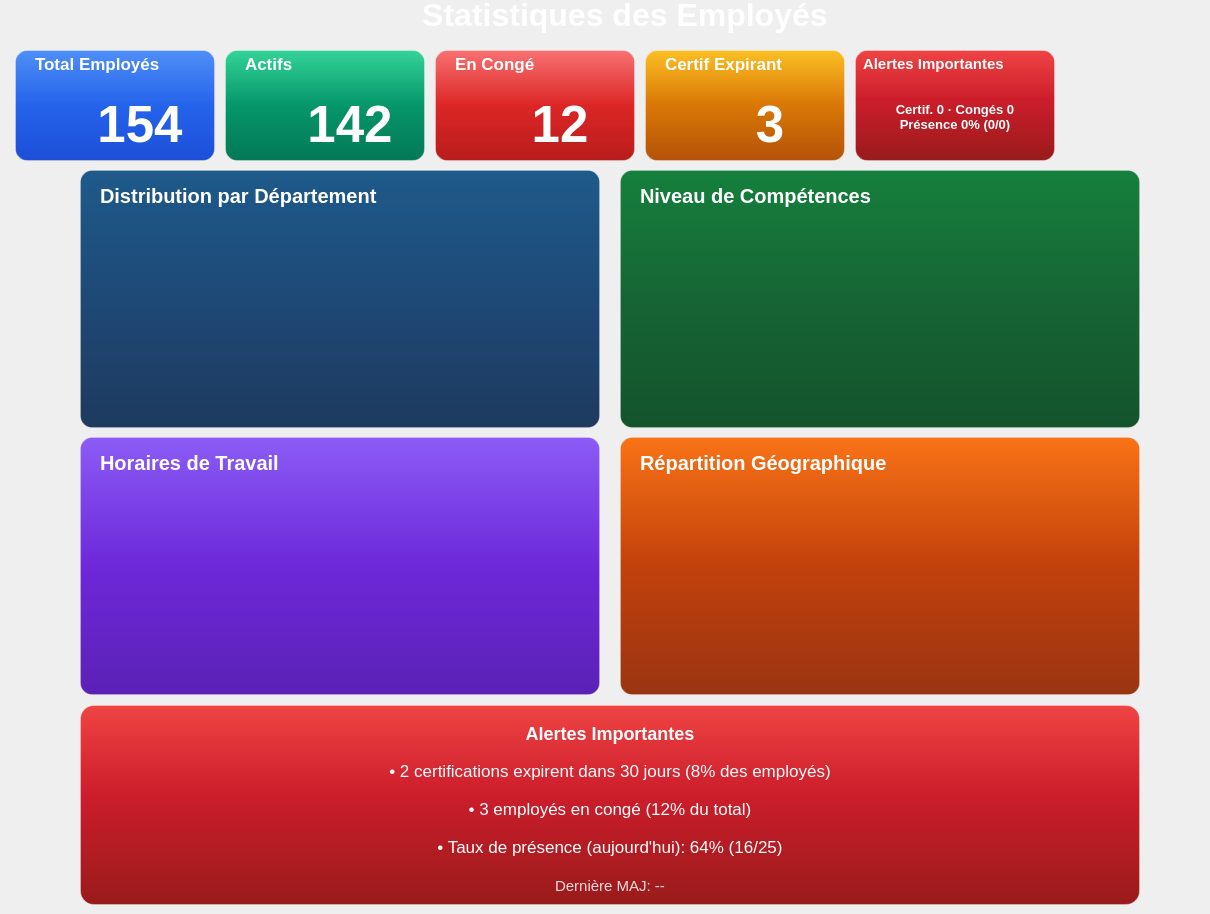
              <widget class="QWidget" name="subPageEmpl4">
               <widget class="QLabel" name="lblMetierTitle">
                <property name="geometry">
                 <rect>
                  <x>40</x>
                  <y>-10</y>
                  <width>1161</width>
                  <height>50</height>
                 </rect>
                </property>
                <property name="font">
                 <font>
                  <family>Segoe UI</family>
                  <pointsize>24</pointsize>
                  <bold>true</bold>
                 </font>
                </property>
                <property name="styleSheet">
                 <string notr="true">color: #1a3a52; background-color: transparent;
background-image: url(:/new/prefix1/18.jpg);
color: rgb(255, 255, 255);</string>
                </property>
                <property name="text">
                 <string> Statistiques des Employés</string>
                </property>
                <property name="alignment">
                 <set>Qt::AlignmentFlag::AlignCenter</set>
                </property>
               </widget>
               <widget class="QFrame" name="frameCard1">
                <property name="geometry">
                 <rect>
                  <x>15</x>
                  <y>50</y>
                  <width>200</width>
                  <height>111</height>
                 </rect>
                </property>
                <property name="styleSheet">
                 <string notr="true">QFrame#frameCard1 {
    background: qlineargradient(x1:0, y1:0, x2:0, y2:1, stop:0 #4f8ff7, stop:0.5 #2563eb, stop:1 #1d4ed8);
    border-radius: 12px;
    border: 1px solid rgba(255,255,255,0.3);
    padding: 2px;
}
QFrame#frameCard1 QLabel { color: white; border: none; background: transparent; }
QFrame#frameCard1:hover { border: 1px solid rgba(255,255,255,0.5); }</string>
                </property>
                <property name="frameShape">
                 <enum>QFrame::Shape::StyledPanel</enum>
                </property>
                <widget class="QLabel" name="lblTotalEmployees">
                 <property name="geometry">
                  <rect>
                   <x>20</x>
                   <y>0</y>
                   <width>210</width>
                   <height>28</height>
                  </rect>
                 </property>
                 <property name="font">
                  <font>
                   <family>Segoe UI</family>
                   <pointsize>13</pointsize>
                   <bold>true</bold>
                  </font>
                 </property>
                 <property name="text">
                  <string>Total Employés</string>
                 </property>
                </widget>
                <widget class="QLabel" name="lblTotalEmployeesValue">
                 <property name="geometry">
                  <rect>
                   <x>20</x>
                   <y>40</y>
                   <width>210</width>
                   <height>68</height>
                  </rect>
                 </property>
                 <property name="font">
                  <font>
                   <family>Segoe UI</family>
                   <pointsize>38</pointsize>
                   <bold>true</bold>
                  </font>
                 </property>
                 <property name="text">
                  <string>154</string>
                 </property>
                 <property name="alignment">
                  <set>Qt::AlignmentFlag::AlignCenter</set>
                 </property>
                </widget>
               </widget>
               <widget class="QFrame" name="frameCard2">
                <property name="geometry">
                 <rect>
                  <x>225</x>
                  <y>50</y>
                  <width>200</width>
                  <height>111</height>
                 </rect>
                </property>
                <property name="styleSheet">
                 <string notr="true">QFrame#frameCard2 {
    background: qlineargradient(x1:0, y1:0, x2:0, y2:1, stop:0 #34d399, stop:0.5 #059669, stop:1 #047857);
    border-radius: 12px;
    border: 1px solid rgba(255,255,255,0.3);
    padding: 2px;
}
QFrame#frameCard2 QLabel { color: white; border: none; background: transparent; }
QFrame#frameCard2:hover { border: 1px solid rgba(255,255,255,0.5); }</string>
                </property>
                <property name="frameShape">
                 <enum>QFrame::Shape::StyledPanel</enum>
                </property>
                <widget class="QLabel" name="lblActiveEmployees">
                 <property name="geometry">
                  <rect>
                   <x>20</x>
                   <y>0</y>
                   <width>210</width>
                   <height>28</height>
                  </rect>
                 </property>
                 <property name="font">
                  <font>
                   <family>Segoe UI</family>
                   <pointsize>13</pointsize>
                   <bold>true</bold>
                  </font>
                 </property>
                 <property name="text">
                  <string>Actifs</string>
                 </property>
                </widget>
                <widget class="QLabel" name="lblActiveEmployeesValue">
                 <property name="geometry">
                  <rect>
                   <x>20</x>
                   <y>40</y>
                   <width>210</width>
                   <height>68</height>
                  </rect>
                 </property>
                 <property name="font">
                  <font>
                   <family>Segoe UI</family>
                   <pointsize>38</pointsize>
                   <bold>true</bold>
                  </font>
                 </property>
                 <property name="text">
                  <string>142</string>
                 </property>
                 <property name="alignment">
                  <set>Qt::AlignmentFlag::AlignCenter</set>
                 </property>
                </widget>
               </widget>
               <widget class="QFrame" name="frameCard3">
                <property name="geometry">
                 <rect>
                  <x>435</x>
                  <y>50</y>
                  <width>200</width>
                  <height>111</height>
                 </rect>
                </property>
                <property name="styleSheet">
                 <string notr="true">QFrame#frameCard3 {
    background: qlineargradient(x1:0, y1:0, x2:0, y2:1, stop:0 #f87171, stop:0.5 #dc2626, stop:1 #b91c1c);
    border-radius: 12px;
    border: 1px solid rgba(255,255,255,0.3);
    padding: 2px;
}
QFrame#frameCard3 QLabel { color: white; border: none; background: transparent; }
QFrame#frameCard3:hover { border: 1px solid rgba(255,255,255,0.5); }</string>
                </property>
                <property name="frameShape">
                 <enum>QFrame::Shape::StyledPanel</enum>
                </property>
                <widget class="QLabel" name="lblOnLeave">
                 <property name="geometry">
                  <rect>
                   <x>20</x>
                   <y>0</y>
                   <width>210</width>
                   <height>28</height>
                  </rect>
                 </property>
                 <property name="font">
                  <font>
                   <family>Segoe UI</family>
                   <pointsize>13</pointsize>
                   <bold>true</bold>
                  </font>
                 </property>
                 <property name="text">
                  <string>En Congé</string>
                 </property>
                </widget>
                <widget class="QLabel" name="lblOnLeaveValue">
                 <property name="geometry">
                  <rect>
                   <x>20</x>
                   <y>40</y>
                   <width>210</width>
                   <height>68</height>
                  </rect>
                 </property>
                 <property name="font">
                  <font>
                   <family>Segoe UI</family>
                   <pointsize>38</pointsize>
                   <bold>true</bold>
                  </font>
                 </property>
                 <property name="text">
                  <string>12</string>
                 </property>
                 <property name="alignment">
                  <set>Qt::AlignmentFlag::AlignCenter</set>
                 </property>
                </widget>
               </widget>
               <widget class="QFrame" name="frameCard4">
                <property name="geometry">
                 <rect>
                  <x>645</x>
                  <y>50</y>
                  <width>200</width>
                  <height>111</height>
                 </rect>
                </property>
                <property name="styleSheet">
                 <string notr="true">QFrame#frameCard4 {
    background: qlineargradient(x1:0, y1:0, x2:0, y2:1, stop:0 #fbbf24, stop:0.5 #d97706, stop:1 #b45309);
    border-radius: 12px;
    border: 1px solid rgba(255,255,255,0.3);
    padding: 2px;
}
QFrame#frameCard4 QLabel { color: white; border: none; background: transparent; }
QFrame#frameCard4:hover { border: 1px solid rgba(255,255,255,0.5); }</string>
                </property>
                <property name="frameShape">
                 <enum>QFrame::Shape::StyledPanel</enum>
                </property>
                <widget class="QLabel" name="lblCertExpiring">
                 <property name="geometry">
                  <rect>
                   <x>20</x>
                   <y>0</y>
                   <width>210</width>
                   <height>28</height>
                  </rect>
                 </property>
                 <property name="font">
                  <font>
                   <family>Segoe UI</family>
                   <pointsize>13</pointsize>
                   <bold>true</bold>
                  </font>
                 </property>
                 <property name="text">
                  <string>Certif Expirant</string>
                 </property>
                </widget>
                <widget class="QLabel" name="lblCertExpiringValue">
                 <property name="geometry">
                  <rect>
                   <x>20</x>
                   <y>40</y>
                   <width>210</width>
                   <height>68</height>
                  </rect>
                 </property>
                 <property name="font">
                  <font>
                   <family>Segoe UI</family>
                   <pointsize>38</pointsize>
                   <bold>true</bold>
                  </font>
                 </property>
                 <property name="text">
                  <string>3</string>
                 </property>
                 <property name="alignment">
                  <set>Qt::AlignmentFlag::AlignCenter</set>
                 </property>
                </widget>
               </widget>
               <widget class="QFrame" name="frameCard5">
                <property name="geometry">
                 <rect>
                  <x>855</x>
                  <y>50</y>
                  <width>200</width>
                  <height>111</height>
                 </rect>
                </property>
                <property name="styleSheet">
                 <string notr="true">QFrame#frameCard5 {
    background: qlineargradient(x1:0, y1:0, x2:0, y2:1, stop:0 #ef4444, stop:0.45 #cc1d2b, stop:1 #991b1b);
    border-radius: 12px;
    border: 1px solid rgba(255,255,255,0.3);
    padding: 2px;
}
QFrame#frameCard5 QLabel { color: white; border: none; background: transparent; }
QFrame#frameCard5:hover { border: 1px solid rgba(255,255,255,0.5); }</string>
                </property>
                <property name="frameShape">
                 <enum>QFrame::Shape::StyledPanel</enum>
                </property>
                <widget class="QLabel" name="lblAlertsKpiTitle">
                 <property name="geometry">
                  <rect>
                   <x>8</x>
                   <y>0</y>
                   <width>184</width>
                   <height>28</height>
                  </rect>
                 </property>
                 <property name="font">
                  <font>
                   <family>Segoe UI</family>
                   <pointsize>11</pointsize>
                   <bold>true</bold>
                  </font>
                 </property>
                 <property name="text">
                  <string>Alertes Importantes</string>
                 </property>
                </widget>
                <widget class="QLabel" name="lblAlertsKpiValue">
                 <property name="geometry">
                  <rect>
                   <x>4</x>
                   <y>28</y>
                   <width>192</width>
                   <height>78</height>
                  </rect>
                 </property>
                 <property name="font">
                  <font>
                   <family>Segoe UI</family>
                   <pointsize>10</pointsize>
                   <bold>true</bold>
                  </font>
                 </property>
                 <property name="text">
                  <string>Certif. 0 · Congés 0
Présence 0% (0/0)</string>
                 </property>
                 <property name="alignment">
                  <set>Qt::AlignmentFlag::AlignCenter</set>
                 </property>
                 <property name="wordWrap">
                  <bool>true</bool>
                 </property>
                </widget>
               </widget>
               <widget class="QFrame" name="frameDepartments">
                <property name="geometry">
                 <rect>
                  <x>80</x>
                  <y>170</y>
                  <width>520</width>
                  <height>258</height>
                 </rect>
                </property>
                <property name="styleSheet">
                 <string notr="true">QFrame#frameDepartments {
    background: qlineargradient(x1:0, y1:0, x2:0, y2:1, stop:0 #1e5a8a, stop:0.5 #1e4976, stop:1 #1e3a5f);
    border-radius: 12px;
    border: 1px solid rgba(255,255,255,0.18);
}
QFrame#frameDepartments QLabel { color: white; border: none; background: transparent; }
QProgressBar { background-color: #2c5282; border: none; border-radius: 5px; text-align: center; color: white; }
QProgressBar::chunk { background-color: #3182ce; border-radius: 5px; }
QFrame#frameDepartments:hover { border: 1px solid rgba(255,255,255,0.25); }</string>
                </property>
                <property name="frameShape">
                 <enum>QFrame::Shape::StyledPanel</enum>
                </property>
                <widget class="QLabel" name="lblDeptTitle">
                 <property name="geometry">
                  <rect>
                   <x>20</x>
                   <y>12</y>
                   <width>480</width>
                   <height>28</height>
                  </rect>
                 </property>
                 <property name="font">
                  <font>
                   <family>Segoe UI</family>
                   <pointsize>15</pointsize>
                   <bold>true</bold>
                  </font>
                 </property>
                 <property name="text">
                  <string>Distribution par Département</string>
                 </property>
                </widget>
               </widget>
               <widget class="QFrame" name="frameSkills">
                <property name="geometry">
                 <rect>
                  <x>620</x>
                  <y>170</y>
                  <width>520</width>
                  <height>258</height>
                 </rect>
                </property>
                <property name="styleSheet">
                 <string notr="true">QFrame#frameSkills {
    background: qlineargradient(x1:0, y1:0, x2:0, y2:1, stop:0 #15803d, stop:0.5 #166534, stop:1 #14532d);
    border-radius: 12px;
    border: 1px solid rgba(255,255,255,0.18);
}
QFrame#frameSkills QLabel { color: white; border: none; background: transparent; }
QProgressBar { background-color: #166534; border: none; border-radius: 5px; text-align: center; color: white; }
QProgressBar::chunk { background-color: #22c55e; border-radius: 5px; }
QFrame#frameSkills:hover { border: 1px solid rgba(255,255,255,0.25); }</string>
                </property>
                <property name="frameShape">
                 <enum>QFrame::Shape::StyledPanel</enum>
                </property>
                <widget class="QLabel" name="lblSkillsTitle">
                 <property name="geometry">
                  <rect>
                   <x>20</x>
                   <y>12</y>
                   <width>480</width>
                   <height>28</height>
                  </rect>
                 </property>
                 <property name="font">
                  <font>
                   <family>Segoe UI</family>
                   <pointsize>15</pointsize>
                   <bold>true</bold>
                  </font>
                 </property>
                 <property name="text">
                  <string>Niveau de Compétences</string>
                 </property>
                </widget>
               </widget>
               <widget class="QFrame" name="frameShifts">
                <property name="geometry">
                 <rect>
                  <x>80</x>
                  <y>437</y>
                  <width>520</width>
                  <height>258</height>
                 </rect>
                </property>
                <property name="styleSheet">
                 <string notr="true">QFrame#frameShifts {
    background: qlineargradient(x1:0, y1:0, x2:0, y2:1, stop:0 #8b5cf6, stop:0.5 #6d28d9, stop:1 #5b21b6);
    border-radius: 12px;
    border: 1px solid rgba(255,255,255,0.18);
}
QFrame#frameShifts QLabel { color: white; border: none; }
QProgressBar { background-color: #581c87; border: none; border-radius: 5px; text-align: center; color: white; }
QProgressBar::chunk { background-color: #a78bfa; border-radius: 5px; }
QFrame#frameShifts:hover { border: 1px solid rgba(255,255,255,0.25); }</string>
                </property>
                <property name="frameShape">
                 <enum>QFrame::Shape::StyledPanel</enum>
                </property>
                <widget class="QLabel" name="lblShiftsTitle">
                 <property name="geometry">
                  <rect>
                   <x>20</x>
                   <y>12</y>
                   <width>480</width>
                   <height>28</height>
                  </rect>
                 </property>
                 <property name="font">
                  <font>
                   <family>Segoe UI</family>
                   <pointsize>15</pointsize>
                   <bold>true</bold>
                  </font>
                 </property>
                 <property name="text">
                  <string>Horaires de Travail</string>
                 </property>
                </widget>
               </widget>
               <widget class="QFrame" name="frameCities">
                <property name="geometry">
                 <rect>
                  <x>620</x>
                  <y>437</y>
                  <width>520</width>
                  <height>258</height>
                 </rect>
                </property>
                <property name="styleSheet">
                 <string notr="true">QFrame#frameCities {
    background: qlineargradient(x1:0, y1:0, x2:0, y2:1, stop:0 #f97316, stop:0.5 #c2410c, stop:1 #9a3412);
    border-radius: 12px;
    border: 1px solid rgba(255,255,255,0.18);
}
QFrame#frameCities QLabel { color: white; border: none; }
QProgressBar { background-color: #9a3412; border: none; border-radius: 5px; text-align: center; color: white; }
QProgressBar::chunk { background-color: #fb923c; border-radius: 5px; }
QFrame#frameCities:hover { border: 1px solid rgba(255,255,255,0.25); }</string>
                </property>
                <property name="frameShape">
                 <enum>QFrame::Shape::StyledPanel</enum>
                </property>
                <widget class="QLabel" name="lblCitiesTitle">
                 <property name="geometry">
                  <rect>
                   <x>20</x>
                   <y>12</y>
                   <width>480</width>
                   <height>28</height>
                  </rect>
                 </property>
                 <property name="font">
                  <font>
                   <family>Segoe UI</family>
                   <pointsize>15</pointsize>
                   <bold>true</bold>
                  </font>
                 </property>
                 <property name="text">
                  <string>Répartition Géographique</string>
                 </property>
                </widget>
               </widget>
               <widget class="QFrame" name="frameAlerts">
                <property name="geometry">
                 <rect>
                  <x>80</x>
                  <y>705</y>
                  <width>1060</width>
                  <height>200</height>
                 </rect>
                </property>
                <property name="styleSheet">
                 <string notr="true">QFrame#frameAlerts {
    background: qlineargradient(x1:0, y1:0, x2:0, y2:1, stop:0 #ef4444, stop:0.45 #cc1d2b, stop:1 #991b1b);
    border-radius: 14px;
    border: 1px solid rgba(255,255,255,0.28);
}
QFrame#frameAlerts QLabel { color: white; border: none; padding: 4px 12px; background: transparent; }
QFrame#frameAlerts QLabel#lblAlertsTitle { font-weight: bold; font-size: 18px; }
QFrame#frameAlerts:hover { border: 1px solid rgba(255,255,255,0.4); }</string>
                </property>
                <property name="frameShape">
                 <enum>QFrame::Shape::StyledPanel</enum>
                </property>
                <widget class="QLabel" name="lblAlertsTitle">
                 <property name="geometry">
                  <rect>
                   <x>20</x>
                   <y>10</y>
                   <width>1020</width>
                   <height>36</height>
                  </rect>
                 </property>
                 <property name="font">
                  <font>
                   <family>Segoe UI</family>
                   <pointsize>-1</pointsize>
                   <bold>true</bold>
                  </font>
                 </property>
                 <property name="text">
                  <string>Alertes Importantes</string>
                 </property>
                 <property name="alignment">
                  <set>Qt::AlignmentFlag::AlignCenter</set>
                 </property>
                </widget>
                <widget class="QLabel" name="lblAlert1">
                 <property name="geometry">
                  <rect>
                   <x>20</x>
                   <y>48</y>
                   <width>1020</width>
                   <height>36</height>
                  </rect>
                 </property>
                 <property name="font">
                  <font>
                   <family>Segoe UI</family>
                   <pointsize>13</pointsize>
                  </font>
                 </property>
                 <property name="text">
                  <string>• 2 certifications expirent dans 30 jours (8% des employés)</string>
                 </property>
                 <property name="alignment">
                  <set>Qt::AlignmentFlag::AlignCenter</set>
                 </property>
                 <property name="wordWrap">
                  <bool>true</bool>
                 </property>
                </widget>
                <widget class="QLabel" name="lblAlert2">
                 <property name="geometry">
                  <rect>
                   <x>20</x>
                   <y>86</y>
                   <width>1020</width>
                   <height>36</height>
                  </rect>
                 </property>
                 <property name="font">
                  <font>
                   <family>Segoe UI</family>
                   <pointsize>13</pointsize>
                  </font>
                 </property>
                 <property name="text">
                  <string>• 3 employés en congé (12% du total)</string>
                 </property>
                 <property name="alignment">
                  <set>Qt::AlignmentFlag::AlignCenter</set>
                 </property>
                 <property name="wordWrap">
                  <bool>true</bool>
                 </property>
                </widget>
                <widget class="QLabel" name="lblAlert3">
                 <property name="geometry">
                  <rect>
                   <x>20</x>
                   <y>124</y>
                   <width>1020</width>
                   <height>36</height>
                  </rect>
                 </property>
                 <property name="font">
                  <font>
                   <family>Segoe UI</family>
                   <pointsize>13</pointsize>
                  </font>
                 </property>
                 <property name="text">
                  <string>• Taux de présence (aujourd'hui): 64% (16/25)</string>
                 </property>
                 <property name="alignment">
                  <set>Qt::AlignmentFlag::AlignCenter</set>
                 </property>
                 <property name="wordWrap">
                  <bool>true</bool>
                 </property>
                </widget>
                <widget class="QLabel" name="lblStatsLastUpdate">
                 <property name="geometry">
                  <rect>
                   <x>20</x>
                   <y>168</y>
                   <width>1020</width>
                   <height>26</height>
                  </rect>
                 </property>
                 <property name="font">
                  <font>
                   <family>Segoe UI</family>
                   <pointsize>11</pointsize>
                  </font>
                 </property>
                 <property name="styleSheet">
                  <string notr="true">color: rgba(255,255,255,0.85); background: transparent;</string>
                 </property>
                 <property name="text">
                  <string>Dernière MAJ: --</string>
                 </property>
                 <property name="alignment">
                  <set>Qt::AlignmentFlag::AlignCenter</set>
                 </property>
                </widget>
               </widget>
              </widget>
